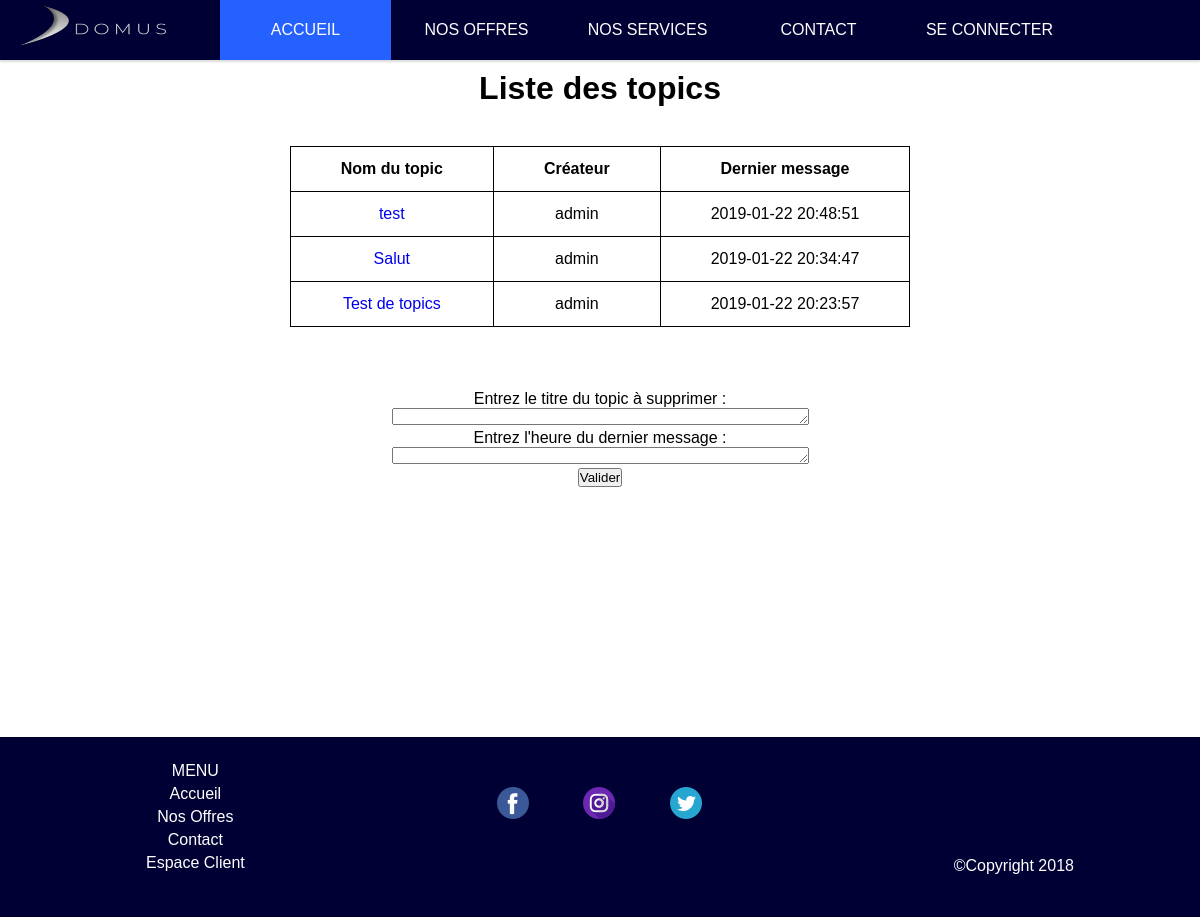
/php/admin_forum_topics.php?idCat=1, run on the app's committed database.
### tables this page shows
CREATE TABLE IF NOT EXISTS `forum_topics` (
  `idTopics` int(11) NOT NULL AUTO_INCREMENT,
  `idCategoryTopics` int(11) NOT NULL,
  `titleTopics` tinytext NOT NULL,
  `idCreatorTopics` int(11) NOT NULL,
  `lastDateTopics` datetime NOT NULL,
  PRIMARY KEY (`idTopics`)
);

CREATE TABLE IF NOT EXISTS `users` (
  `idUsers` int(11) NOT NULL AUTO_INCREMENT,
  `uidUsers` tinytext NOT NULL,
  `emailUsers` tinytext NOT NULL,
  `pwdUsers` longtext NOT NULL,
  `phoneNbUsers` tinytext NOT NULL,
  `adressUsers` text NOT NULL,
  `firstNameUsers` tinytext NOT NULL,
  `lastNameUsers` tinytext NOT NULL,
  `offersUsers` int(11) NOT NULL,
  PRIMARY KEY (`idUsers`)
);

### php/admin_forum_topics.php (the view, shortened to what this page needs)
<!DOCTYPE html>
<html>
<head>
    <link rel="stylesheet" type="text/css" href="../css/header.css">
    <link rel="stylesheet" type="text/css" href="../css/footer.css">
    <link rel="stylesheet" type="text/css" href="../css/display_topics.css">
</head>
<?php include("../includes/header.php"); ?>
<body>
	<h1>Liste des topics </h1> <br />
	<div class="categorie">
		<table>
			<thead>
				<tr>
					<th>Nom du topic</th>
					<th>Créateur</th>
					<th>Dernier message</th>
				</tr>
			</thead>
			<tbody>
				<?php displayTopics() ?>
			</tbody>
		</table>
	</div>
	<div class="createTopic">
	</div><br />
    <div class="deleteTopic">
        <form action="../includes/delete_topic.php" method="post">
            <label for="title"> Entrez le titre du topic à supprimer : </label><br />
            <textarea name="title" id="title" rows="1" cols="50"></textarea><br />
            <label for="date"> Entrez l'heure du dernier message : </label><br />
            <textarea name="date" id="date" rows="1" cols="50"></textarea><br />
            <input type="submit" value="Valider" />
        </form>
    </div>
</body>
<?php include("../includes/footer.php"); ?>
</html>
<?php
    function displayTopics()
    {
        include("../includes/DBconnexion.php");
        if(isset($_GET['idCat']))
            $idCat = $_SESSION['idCat'] = $_GET['idCat'];
        $req=$db -> query("SELECT t.idTopics, t.titleTopics, t.idCreatorTopics, t.lastDateTopics, u.uidUsers FROM forum_topics t
        	LEFT JOIN users u ON u.idUsers = t.idCreatorTopics
        	WHERE t.idCategoryTopics = $idCat
        	ORDER by t.lastDateTopics DESC");
        while($data = $req -> fetch())
        {
        	$idTopic = $data['idTopics'];
			echo '<tr>
					<td><a href="admin_forum_topic_view.php?idTopic='.$idTopic.'"\'>'.$data['titleTopics']. '</a> </td>
					<td>' .$data['uidUsers']. ' </td>
					<td>' .$data['lastDateTopics']. '</td>
				</tr>';
        }
    }
?>

### css/header.css (style rules this page uses)
* { margin: 0; padding: 0; user-select: none; font-family: "Jaldi", sans-serif; }

### css/display_topics.css (style rules this page uses)
body { font-family: "Roboto", sans-serif; text-align: center; background-color: white; width: 100%; }
h1 { margin-top: 70px; margin-bottom: 20px; text-align: center; }
.createTopic { padding-top: 40px; display: flex; justify-content: center; }
table { display: inline-block; border-collapse: collapse; }
table a { text-decoration: none; }
td, th { padding-bottom: 13px; padding-top: 13px; padding-left: 50px; padding-right: 50px; border: 1px solid black; }

### data on the page
forum_topics: titleTopics "test", users.uidUsers "admin", lastDateTopics "2019-01-22 20:48:51"
forum_topics: titleTopics "Salut", users.uidUsers "admin", lastDateTopics "2019-01-22 20:34:47"
forum_topics: titleTopics "Test de topics", users.uidUsers "admin", lastDateTopics "2019-01-22 20:23:57"
